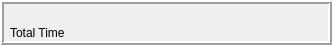
    <widget class="QFrame" name="frame_2">
     <property name="geometry">
      <rect>
       <x>2</x>
       <y>30</y>
       <width>332</width>
       <height>45</height>
      </rect>
     </property>
     <property name="frameShape">
      <enum>QFrame::Box</enum>
     </property>
     <property name="frameShadow">
      <enum>QFrame::Raised</enum>
     </property>
     <property name="lineWidth">
      <number>2</number>
     </property>
     <widget class="QLabel" name="LB_Running">
      <property name="geometry">
       <rect>
        <x>10</x>
        <y>6</y>
        <width>179</width>
        <height>16</height>
       </rect>
      </property>
      <property name="font">
       <font>
        <pointsize>9</pointsize>
       </font>
      </property>
      <property name="styleSheet">
       <string notr="true">color: rgb(171, 171, 255);

</string>
      </property>
      <property name="text">
       <string>   </string>
      </property>
     </widget>
     <widget class="QLabel" name="LB_TotalTime">
      <property name="geometry">
       <rect>
        <x>10</x>
        <y>25</y>
        <width>55</width>
        <height>16</height>
       </rect>
      </property>
      <property name="styleSheet">
       <string notr="true"/>
      </property>
      <property name="text">
       <string>Total Time</string>
      </property>
     </widget>
     <widget class="QLabel" name="LB_Time_Run_Chuc_Nang">
      <property name="geometry">
       <rect>
        <x>190</x>
        <y>6</y>
        <width>49</width>
        <height>16</height>
       </rect>
      </property>
      <property name="styleSheet">
       <string notr="true">color: rgb(171, 171, 255);</string>
      </property>
      <property name="text">
       <string/>
      </property>
     </widget>
     <widget class="QLabel" name="LB_Time_Run_1_Acc">
      <property name="geometry">
       <rect>
        <x>258</x>
        <y>6</y>
        <width>49</width>
        <height>16</height>
       </rect>
      </property>
      <property name="styleSheet">
       <string notr="true">color: rgb(171, 171, 255);</string>
      </property>
      <property name="text">
       <string/>
      </property>
     </widget>
     <widget class="QLabel" name="LB_Time_Run_1_Vong">
      <property name="geometry">
       <rect>
        <x>190</x>
        <y>25</y>
        <width>49</width>
        <height>16</height>
       </rect>
      </property>
      <property name="styleSheet">
       <string notr="true">color: rgb(171, 171, 255);</string>
      </property>
      <property name="text">
       <string/>
      </property>
     </widget>
    </widget>
